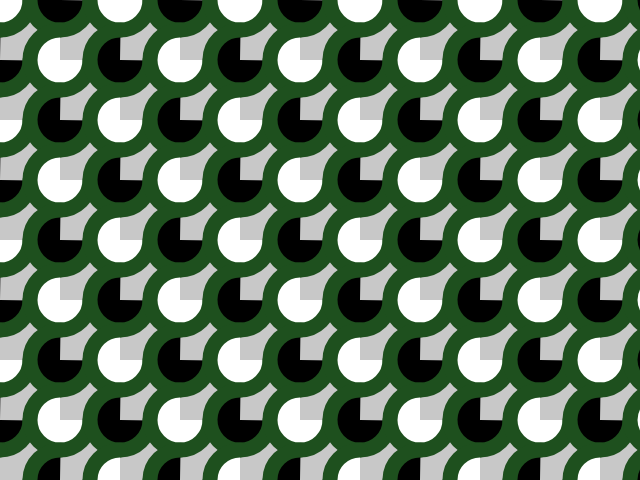
Frame 1 (no input)
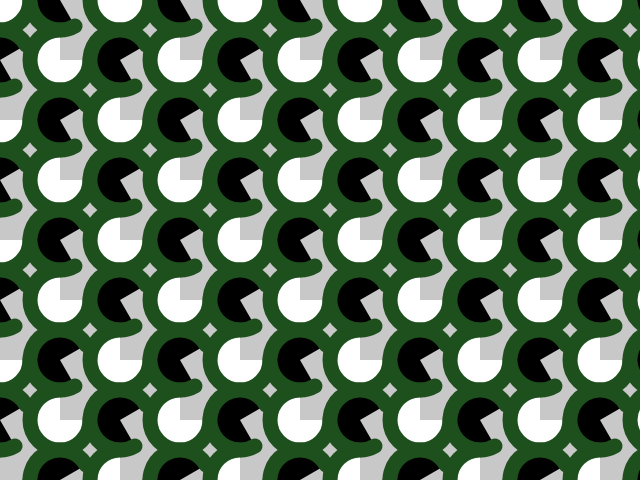
Frame 60 (no input)
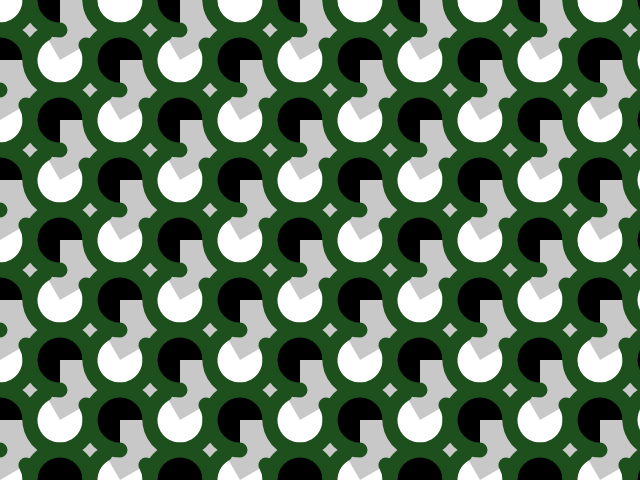
Frame 120 (the mouse pressed at the canvas centre since frame 60)

The p5.js sketch that drew these frames (run headless with seeded random() and noise() and a simulated clock; from frame 60 on, the mouse is pressed at the canvas centre):

// p5.js sketch
// ── sketch.js
let w = 640
let h = 480

let radius = 30
let step = radius * 2

let arcs = []


function setup() {
    createCanvas(w, h)
    angleMode(DEGREES)

    let i = 0
    for (x = 0; x <= w + step; x += step) {
        let j = 0
        for (y = 0; y <= h + step; y += step) {
            let a = new TesselArc(x, y, radius, 0, 270, j, i)
            arcs.push(a)
            j++
        }
        i++
    }
}

function draw() {
    clear()
    background(200)
    noFill()
    strokeWeight(15)
    stroke(30, 80, 30)

    let x = frameCount % 360
    for (let a of arcs) {
        let is_group_a = (a.row % 2 == 0 & a.col % 2 == 1 |
                          a.row % 2 == 1 & a.col % 2 == 0)
        let is_group_b = !is_group_a

        if (is_group_a) {
            fill(0)
        } else if (is_group_b) {
            fill(255)
        }

        if (x <= 90 & is_group_a) {
            a.angle += 1
        } else if (x > 90 & x <= 180 & is_group_b) {
            a.angle -= 1
        }

        a.draw()
    }
}


class TesselArc {
    constructor(x, y, radius, start_angle, stop_angle, row, col) {
        this.x = x
        this.y = y
        this.r = radius
        this.a1 = start_angle
        this.a2 = stop_angle
        this.row = row
        this.col = col

        this.angle = 0
    }

    draw() {
        push()
        translate(this.x, this.y)
        rotate(this.angle)
        arc(0, 0, this.r * 2, this.r * 2, 0, 270)
        pop()
    }
}
